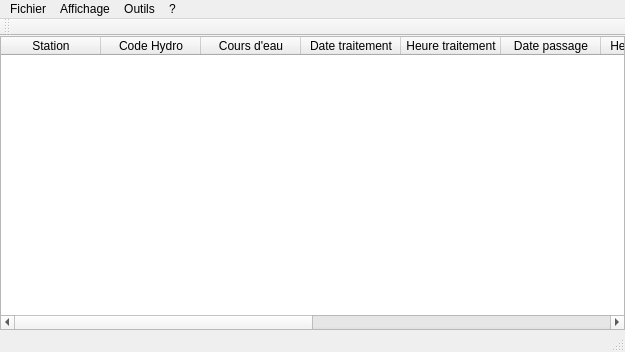
<?xml version="1.0" encoding="UTF-8"?>
<ui version="4.0">
 <class>galihydro</class>
 <widget class="QMainWindow" name="galihydro">
  <property name="windowModality">
   <enum>Qt::WindowModal</enum>
  </property>
  <property name="geometry">
   <rect>
    <x>0</x>
    <y>0</y>
    <width>625</width>
    <height>352</height>
   </rect>
  </property>
  <property name="windowTitle">
   <string>GaliHydro 0.10.0</string>
  </property>
  <widget class="QWidget" name="centralWidget">
   <layout class="QVBoxLayout" name="verticalLayout">
    <property name="spacing">
     <number>1</number>
    </property>
    <property name="leftMargin">
     <number>0</number>
    </property>
    <property name="topMargin">
     <number>0</number>
    </property>
    <property name="rightMargin">
     <number>0</number>
    </property>
    <property name="bottomMargin">
     <number>0</number>
    </property>
    <item>
     <widget class="QTableWidget" name="StationTable">
      <property name="sizeAdjustPolicy">
       <enum>QAbstractScrollArea::AdjustIgnored</enum>
      </property>
      <property name="editTriggers">
       <set>QAbstractItemView::NoEditTriggers</set>
      </property>
      <property name="alternatingRowColors">
       <bool>false</bool>
      </property>
      <property name="selectionMode">
       <enum>QAbstractItemView::SingleSelection</enum>
      </property>
      <property name="selectionBehavior">
       <enum>QAbstractItemView::SelectRows</enum>
      </property>
      <attribute name="horizontalHeaderDefaultSectionSize">
       <number>100</number>
      </attribute>
      <attribute name="horizontalHeaderHighlightSections">
       <bool>false</bool>
      </attribute>
      <attribute name="horizontalHeaderMinimumSectionSize">
       <number>30</number>
      </attribute>
      <attribute name="horizontalHeaderStretchLastSection">
       <bool>false</bool>
      </attribute>
      <attribute name="verticalHeaderCascadingSectionResizes">
       <bool>false</bool>
      </attribute>
      <attribute name="verticalHeaderDefaultSectionSize">
       <number>28</number>
      </attribute>
      <column>
       <property name="text">
        <string>Station</string>
       </property>
       <property name="textAlignment">
        <set>AlignCenter</set>
       </property>
      </column>
      <column>
       <property name="text">
        <string>Code Hydro</string>
       </property>
       <property name="textAlignment">
        <set>AlignCenter</set>
       </property>
      </column>
      <column>
       <property name="text">
        <string>Cours d'eau</string>
       </property>
       <property name="textAlignment">
        <set>AlignCenter</set>
       </property>
      </column>
      <column>
       <property name="text">
        <string>Date traitement</string>
       </property>
       <property name="textAlignment">
        <set>AlignCenter</set>
       </property>
      </column>
      <column>
       <property name="text">
        <string>Heure traitement</string>
       </property>
       <property name="textAlignment">
        <set>AlignCenter</set>
       </property>
      </column>
      <column>
       <property name="text">
        <string>Date passage</string>
       </property>
       <property name="textAlignment">
        <set>AlignCenter</set>
       </property>
      </column>
      <column>
       <property name="text">
        <string>Heure passage</string>
       </property>
       <property name="textAlignment">
        <set>AlignCenter</set>
       </property>
      </column>
      <column>
       <property name="text">
        <string>Côte echelle</string>
       </property>
       <property name="textAlignment">
        <set>AlignCenter</set>
       </property>
      </column>
      <column>
       <property name="text">
        <string>Côte station</string>
       </property>
       <property name="textAlignment">
        <set>AlignCenter</set>
       </property>
      </column>
      <column>
       <property name="text">
        <string>Recalage</string>
       </property>
       <property name="textAlignment">
        <set>AlignCenter</set>
       </property>
      </column>
      <column>
       <property name="text">
        <string>Nettoyage seuil</string>
       </property>
       <property name="textAlignment">
        <set>AlignCenter</set>
       </property>
      </column>
      <column>
       <property name="text">
        <string>Commentaire</string>
       </property>
       <property name="textAlignment">
        <set>AlignCenter</set>
       </property>
      </column>
     </widget>
    </item>
   </layout>
  </widget>
  <widget class="QMenuBar" name="menuBar">
   <property name="geometry">
    <rect>
     <x>0</x>
     <y>0</y>
     <width>625</width>
     <height>21</height>
    </rect>
   </property>
   <widget class="QMenu" name="menuFichier">
    <property name="statusTip">
     <string>Fichier</string>
    </property>
    <property name="title">
     <string>Fichier</string>
    </property>
    <addaction name="actionSupprimer_les_parametres"/>
    <addaction name="separator"/>
    <addaction name="actionQuitter"/>
   </widget>
   <widget class="QMenu" name="menuOutils">
    <property name="statusTip">
     <string>Outils</string>
    </property>
    <property name="title">
     <string>Outils</string>
    </property>
    <addaction name="actionGerer_les_BDD"/>
    <addaction name="actionGerer_les_stations"/>
    <addaction name="actionGerer_les_paquets"/>
    <addaction name="separator"/>
    <addaction name="actionOptions"/>
   </widget>
   <widget class="QMenu" name="menu">
    <property name="title">
     <string>?</string>
    </property>
    <addaction name="actionA_propos"/>
    <addaction name="actionA_propos_de_Qt"/>
   </widget>
   <widget class="QMenu" name="menuAffichage">
    <property name="statusTip">
     <string>Affichage</string>
    </property>
    <property name="title">
     <string>Affichage</string>
    </property>
    <widget class="QMenu" name="menuStation_traiter">
     <property name="statusTip">
      <string>Mes stations</string>
     </property>
     <property name="title">
      <string>Mes Stations</string>
     </property>
     <addaction name="actionIntegralite"/>
     <addaction name="actionStations_Hors_Bulettin"/>
     <addaction name="actionStations_myBulletin"/>
    </widget>
    <widget class="QMenu" name="menuColonnes">
     <property name="title">
      <string>Colonnes</string>
     </property>
    </widget>
    <widget class="QMenu" name="menuDreal">
     <property name="statusTip">
      <string>Stations Dreal</string>
     </property>
     <property name="title">
      <string>Stations Dreal</string>
     </property>
     <addaction name="actionToutes_les_stations"/>
     <addaction name="actionStations_bulettin"/>
     <addaction name="actionNon_traitees"/>
    </widget>
    <widget class="QMenu" name="menuMes_paquets">
     <property name="title">
      <string>Mes paquets</string>
     </property>
    </widget>
    <addaction name="menuColonnes"/>
    <addaction name="separator"/>
    <addaction name="menuStation_traiter"/>
    <addaction name="menuDreal"/>
    <addaction name="menuMes_paquets"/>
    <addaction name="separator"/>
    <addaction name="actionActualiser"/>
   </widget>
   <addaction name="menuFichier"/>
   <addaction name="menuAffichage"/>
   <addaction name="menuOutils"/>
   <addaction name="menu"/>
  </widget>
  <widget class="QToolBar" name="mainToolBar">
   <attribute name="toolBarArea">
    <enum>TopToolBarArea</enum>
   </attribute>
   <attribute name="toolBarBreak">
    <bool>false</bool>
   </attribute>
  </widget>
  <widget class="QStatusBar" name="statusBar"/>
  <action name="actionGerer_les_BDD">
   <property name="text">
    <string>Gerer les BDD...</string>
   </property>
   <property name="statusTip">
    <string>Gerer les Bases de données</string>
   </property>
  </action>
  <action name="actionToutes_les_stations">
   <property name="text">
    <string>Toutes les stations</string>
   </property>
   <property name="statusTip">
    <string>Afficher les stations Dreal</string>
   </property>
   <property name="shortcut">
    <string>F7</string>
   </property>
  </action>
  <action name="actionActualiser">
   <property name="text">
    <string>Actualiser</string>
   </property>
   <property name="statusTip">
    <string>Actualiser</string>
   </property>
   <property name="shortcut">
    <string>F5</string>
   </property>
  </action>
  <action name="actionQuitter">
   <property name="text">
    <string>Quitter</string>
   </property>
   <property name="statusTip">
    <string>Quitter</string>
   </property>
   <property name="shortcut">
    <string>Ctrl+Q</string>
   </property>
  </action>
  <action name="actionA_propos">
   <property name="text">
    <string>A propos...</string>
   </property>
   <property name="statusTip">
    <string>A propros de GaliHydro</string>
   </property>
  </action>
  <action name="actionGerer_les_stations">
   <property name="text">
    <string>Gerer les stations...</string>
   </property>
   <property name="statusTip">
    <string>Gerer les stations</string>
   </property>
  </action>
  <action name="actionStations_bulettin">
   <property name="text">
    <string>Stations bulettin</string>
   </property>
   <property name="statusTip">
    <string>Afficher les stations du bulettin Dreal</string>
   </property>
   <property name="shortcut">
    <string>F8</string>
   </property>
  </action>
  <action name="actionA_propos_de_Qt">
   <property name="text">
    <string>A propos de Qt...</string>
   </property>
   <property name="statusTip">
    <string>A propos de Qt</string>
   </property>
  </action>
  <action name="actionStations_myBulletin">
   <property name="enabled">
    <bool>true</bool>
   </property>
   <property name="text">
    <string>Bulletin</string>
   </property>
   <property name="statusTip">
    <string>Afficher mes stations du bulletin</string>
   </property>
   <property name="shortcut">
    <string>F3</string>
   </property>
  </action>
  <action name="actionStations_Hors_Bulettin">
   <property name="enabled">
    <bool>true</bool>
   </property>
   <property name="text">
    <string>Hors Bulettin</string>
   </property>
   <property name="statusTip">
    <string>Afficher mes stations hors bulletin</string>
   </property>
   <property name="shortcut">
    <string>F2</string>
   </property>
  </action>
  <action name="actionIntegralite">
   <property name="text">
    <string>Intégralité</string>
   </property>
   <property name="statusTip">
    <string>Afficher l'intégralité de mes stations</string>
   </property>
   <property name="shortcut">
    <string>F1</string>
   </property>
  </action>
  <action name="actionStyle">
   <property name="text">
    <string>Style</string>
   </property>
  </action>
  <action name="actionStation">
   <property name="checkable">
    <bool>true</bool>
   </property>
   <property name="text">
    <string>Station</string>
   </property>
  </action>
  <action name="actionCode_Hydro">
   <property name="checkable">
    <bool>true</bool>
   </property>
   <property name="text">
    <string>Code Hydro</string>
   </property>
  </action>
  <action name="actionCours_d_eau">
   <property name="checkable">
    <bool>true</bool>
   </property>
   <property name="text">
    <string>Cours d'eau</string>
   </property>
  </action>
  <action name="actionDate_traitement">
   <property name="checkable">
    <bool>true</bool>
   </property>
   <property name="text">
    <string>Date traitement</string>
   </property>
  </action>
  <action name="actionDate_passage">
   <property name="checkable">
    <bool>true</bool>
   </property>
   <property name="text">
    <string>Date passage</string>
   </property>
  </action>
  <action name="actionOptions">
   <property name="text">
    <string>Options...</string>
   </property>
   <property name="statusTip">
    <string>Options</string>
   </property>
  </action>
  <action name="actionSupprimer_les_parametres">
   <property name="text">
    <string>Supprimer les parametres</string>
   </property>
   <property name="statusTip">
    <string>Supprimer les parametres</string>
   </property>
   <property name="shortcut">
    <string>Shift+Del</string>
   </property>
  </action>
  <action name="actionNon_traitees">
   <property name="enabled">
    <bool>true</bool>
   </property>
   <property name="text">
    <string>Non traitées</string>
   </property>
   <property name="statusTip">
    <string>Afficher les stations non traitées Dreal</string>
   </property>
   <property name="shortcut">
    <string>F9</string>
   </property>
  </action>
  <action name="actionGerer_les_paquets">
   <property name="text">
    <string>Gerer les paquets</string>
   </property>
  </action>
 </widget>
 <layoutdefault spacing="6" margin="11"/>
 <resources/>
 <connections/>
</ui>
